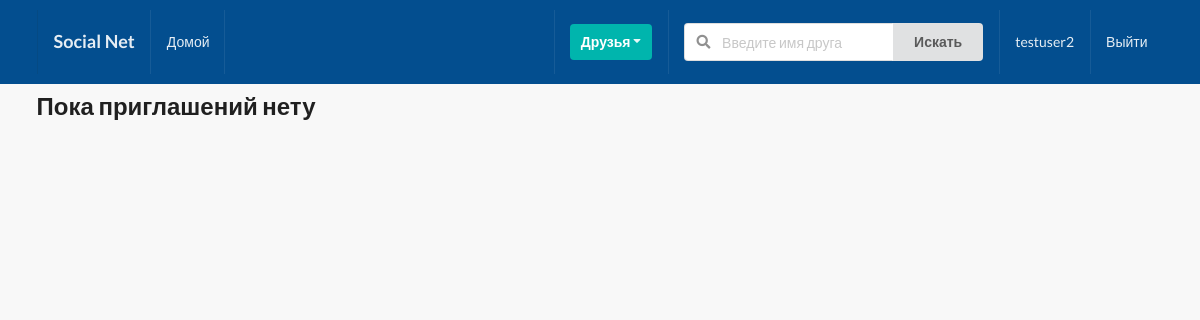
The app's page /profiles/invites/ (signed in), older data.
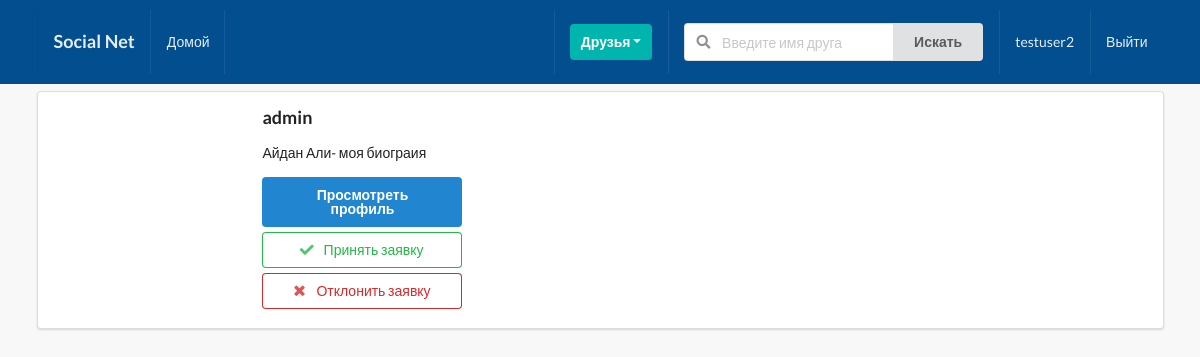
The same page, newer data.
### profiles/models.py (models this page shows, shortened)
class Profile(models.Model):
    first_name=models.CharField(max_length=200,blank=True)
    last_name=models.CharField(max_length=200,blank=True)
    user=models.OneToOneField(User,on_delete=models.CASCADE)
    bio=models.TextField(default='Биографии нету',max_length=300)
    email=models.EmailField(max_length=200,blank=True)
    country=models.CharField(max_length=200,blank=True)
    avatar_image=models.ImageField(default='avatar.png',upload_to='avatars/')
    friends=models.ManyToManyField(User,blank=True,related_name='friends')
    slug=models.SlugField(unique=True,blank=True)
    updated_at=models.DateField(auto_now=True)
    created_at=models.DateField(auto_now_add=True)
    objects=ProfileManager()
    __initial_first_name=None
    __initial_last_name=None
    def __init__(self,*args,**kwargs):
        super().__init__(*args,**kwargs)
        self.__initial_first_name=self.first_name
        self.__initial_last_name=self.last_name

### profiles/views.py (the view)
# urls.py: path('invites/',invites_received_view,name='invites-received-view'),
def invites_received_view(request):
    user_obj=Profile.objects.get(user=request.user)
    qs=Relationship.objects.invitations_received(receiver=user_obj)
    results=list(map(lambda x:x.sender,qs))
    is_empty=False
    if len(results)==0:
        is_empty=True
    context={'qs':results,'is_empty':is_empty,}
    return render(request,'profiles/my_invites.html',context)

### profiles/models.py (called while the page is built)
    def invitations_received(self,receiver):
        query_string=Relationship.objects.filter(receiver=receiver,status='send')
        return query_string

### templates/profiles/my_invites.html (shortened to what this page needs)
{% extends 'base.html' %}
{% block content %}
    {% if is_empty %}
        <h2>Пока приглашений нету</h2>
    {% endif %}
    {% for item in qs  %}
        <div class="ui segment">
            <div class="ui grid">
                <div class="row">
                    <div class="three wide column">
                    </div>
                    <div class="thirteen wide column">
                        <h3>{{item.user}}</h3>
                        <p>{{item.bio}}</p>
                        <a href="">
                            <button class="ui primary button w-big mb-5">Просмотреть профиль</button>
                        </a>
                        <form action="{% url 'profiles:accept-invite'%}" method="POST">
                            <button type="submit" class="ui positive basic button w-big mb-5">
                                <i class="check icon"></i>
                                Принять заявку
                            </button>
                        </form>
                        <form action="{%url 'profiles:reject-invite'%}" method="POST">
                            <button type="submit" class="ui negative basic button w-big mb-5">
                                <i class="close icon"></i>
                                Отклонить заявку
                            </button>
                        </form>
                    </div>
                </div>
            </div>
        </div>
    {% endfor %}
{% endblock content %}

Row changes from the older to the newer data that the page shows:
now on this page (row edited): Profile: user "admin", bio "Айдан Али- моя биограия"
Text that changed along with them:
text no longer shown: "Пока приглашений нету"
